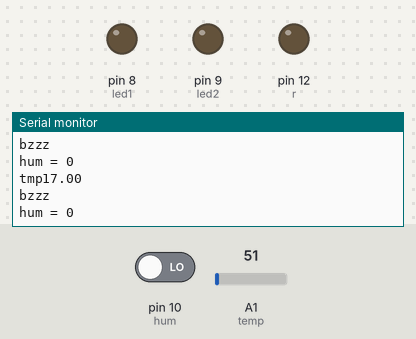
The sketch below on a simulated Arduino Uno, built with avr-gcc and run on an emulated ATmega328P. On the bench: output pins drawn as LEDs (lit = HIGH), the last lines printed to the serial monitor. The test bench sets the inputs (shaded band); at power-on: A1 (temp) = 51, pin 10 (hum) LOW.

Above: at 1.3 s.
1.4 s: A1 (temp) set to 69
At 1.82 s:
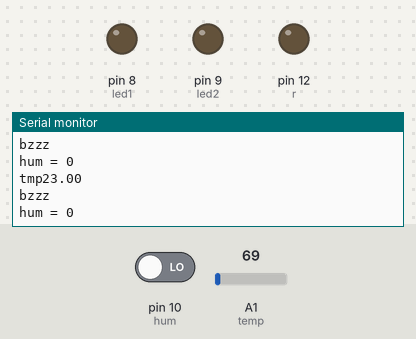
2.9 s: A1 (temp) set to 80
At 3.32 s:
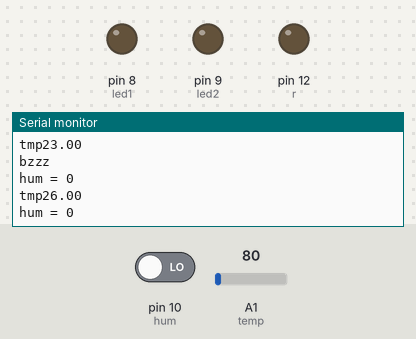
Timing chart, 0 to 5.9 s (numbered marks = the images above; inputs shaded):
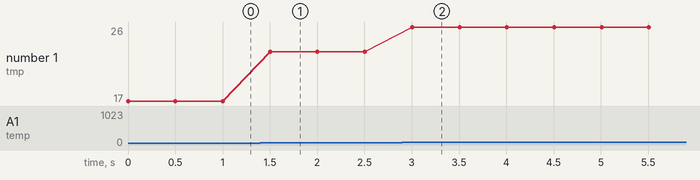

Measured:
- after the input at 1.4 s, the serial monitor: prints a new line after 0.10 s (image 1)
- after the input at 2.9 s, the serial monitor: prints a new line after 0.11 s (image 2)
- plotted number 1: 17 → 23 after the input at 1.4 s, 23 → 26 after the input at 2.9 s

The sketch:

sketch_nov17a.ino
```cpp
int  temp = A1;
int led1 = 8;
int led2 = 9;
int hum = 10;
int r = 12;
float tmp;
int humR;


void setup() {
  // put your setup code here, to run once:
  Serial.begin(9600);
  pinMode(temp, INPUT);
  pinMode(hum, INPUT);
  pinMode(r, OUTPUT);
  pinMode(led1, OUTPUT);
  pinMode(led2, OUTPUT);
}

void loop() {
  // put your main code here, to run repeatedly:
  tmp = analogRead(temp) / 3;
  humR = digitalRead(hum);
  Serial.print("tmp");
  Serial.println(tmp);
  if (tmp <=24){
    analogWrite(r, 15);
    Serial.println("bzzz");
  }
  else if ((tmp <= 25) && (tmp > 24)){
    digitalWrite(led1, HIGH);
    digitalWrite(led2, LOW);
    analogWrite(r, 0);
  }
  else if ((tmp >= 27) && (tmp <28)){
    digitalWrite(led1, LOW);
    digitalWrite(led2, HIGH);
    analogWrite(r, 0);
  }
  else if (tmp >= 28){
    analogWrite(r, 15);
    Serial.print("bzzz");
  }
  else{
    digitalWrite(led1, LOW);
    digitalWrite(led2, LOW);
    analogWrite(r, 0);
  }
  Serial.print("hum = ");
  Serial.println(humR);
  delay(500);


}
```
